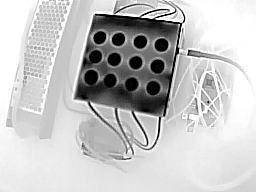
#> input picture Pictures/brick1_discocal/inverted/cap_00.png, 256 x 192 px; its folder holds 4 pictures in this run
$ python invert.py Pictures/brick1_discocal/inverted
#> lines starting #> are read from the running program, lines starting #| are printed output that depends on the picture
import argparse
from pathlib import Path

from PIL import Image


def invert_grayscale_folder(input_dir: Path, output_dir: Path | None = None) -> None:
    input_dir = input_dir.resolve()
    if not input_dir.exists() or not input_dir.is_dir():
        raise FileNotFoundError(f"Input directory not found: {input_dir}")

    output_dir = (output_dir or input_dir / "inverted").resolve()
    output_dir.mkdir(parents=True, exist_ok=True)

    png_files = sorted(input_dir.rglob("*.png"))
    if not png_files:
        print(f"No PNG files found in {input_dir}")
        return

    for image_path in png_files:
        with Image.open(image_path) as img:
#> img is the input picture: PIL image 256x192 L; min 0, max 255, mean 195.7
            gray = img.convert("L")
            inverted = Image.eval(gray, lambda p: 255 - p)
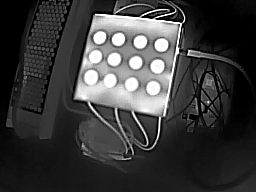
#> inverted: PIL image 256x192 L; min 0, max 255, mean 59.3

            rel_path = image_path.relative_to(input_dir)
            target_path = output_dir / rel_path
            target_path.parent.mkdir(parents=True, exist_ok=True)
            inverted.save(target_path)
            print(f"Created {target_path}")
#> pass 2 of the loop in invert_grayscale_folder, `for image_path in png_files:`:
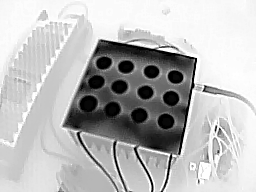
#> input picture Pictures/brick1_discocal/inverted/cap_01.png, 256 x 192 px
#> in invert_grayscale_folder, img is the input picture: PIL image 256x192 L; min 0, max 255, mean 185.6
#> in invert_grayscale_folder, `inverted = Image.eval(gray, lambda p: 255 - p)`:
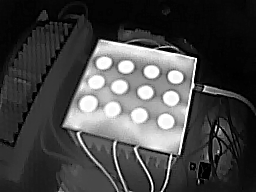
#> inverted: PIL image 256x192 L; min 0, max 255, mean 69.4
#> pass 3 of the loop in invert_grayscale_folder, `for image_path in png_files:`:
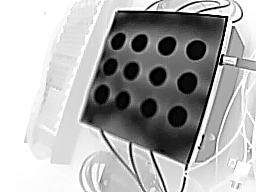
#> input picture Pictures/brick1_discocal/inverted/cap_02.png, 256 x 192 px
#> in invert_grayscale_folder, img is the input picture: PIL image 256x192 L; min 0, max 255, mean 173.8
#> in invert_grayscale_folder, `inverted = Image.eval(gray, lambda p: 255 - p)`:
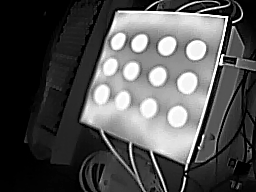
#> inverted: PIL image 256x192 L; min 0, max 255, mean 81.2
#> the loop made 4 passes; the first 3 are shown

    print(f"Done. Inverted {len(png_files)} image(s).")


def main() -> None:
    parser = argparse.ArgumentParser(
        description="Invert grayscale PNG images in a folder."
    )
    parser.add_argument("input_dir", help="Folder containing grayscale PNG images")
    parser.add_argument(
        "output_dir",
        nargs="?",
        help="Optional output folder for inverted images (default: <input_dir>/inverted)",
    )
    args = parser.parse_args()

    invert_grayscale_folder(Path(args.input_dir), Path(args.output_dir) if args.output_dir else None)


if __name__ == "__main__":
    main()
